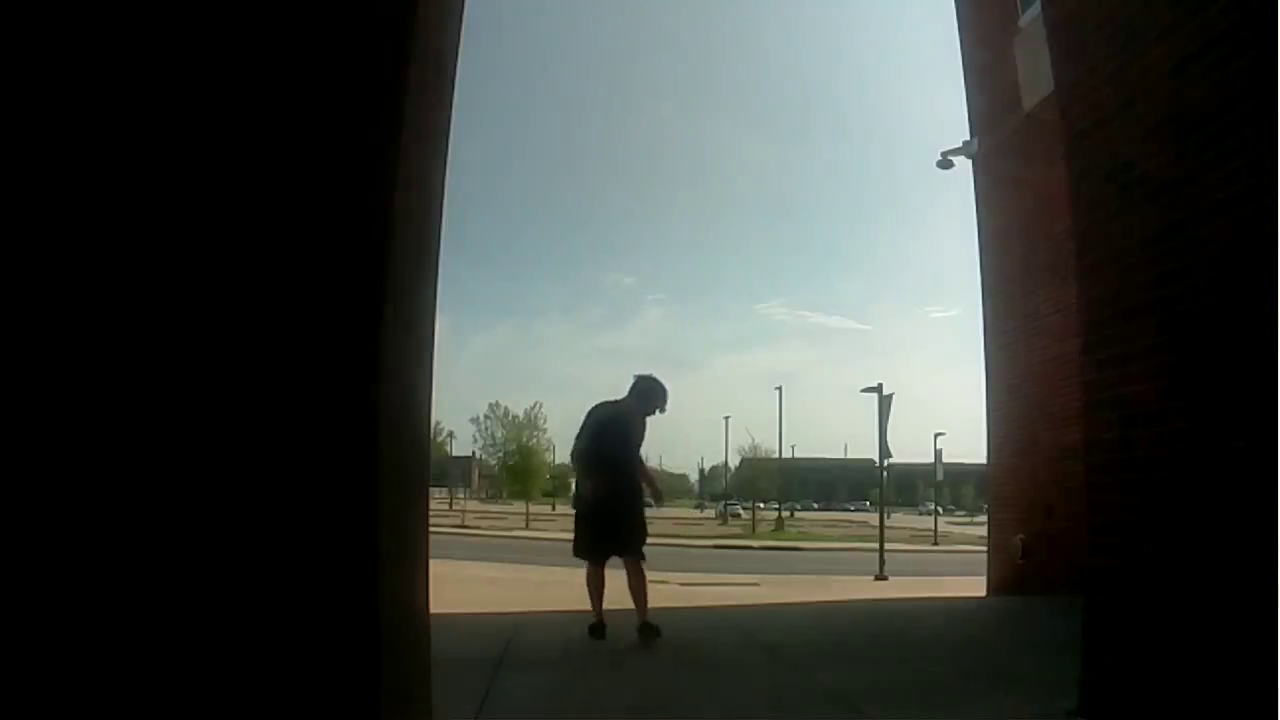
#> input picture frame 151 of Scene2Cam1_trimmed.mov, 1280 x 720 px, given in place of traffic.mp4, which was not available
$ python MotionDetection.py
#> lines starting #> are read from the running program, lines starting #| are printed output that depends on the picture; after the words box and inside, x2 and y2 are one past the last pixel; in counts of white or black regions, pixels touching at a corner belong together; pictures that were not available may be replaced by others from this repository, and a replacement may not be noted
### ObjectTracker.py

debug = True
testing = False
dist = 25

class DistTracker:

    def __init__(self):
        self.detection = []
        self.objects = []

    def update(self, detections):
        if self.detection == []:
            self.detection = detections
        for coords in detections:
            self.CheckObject(coords)
        self.mergeConnectedObjects()

    def mergeConnectedObjects(self):
        for object1 in self.objects:
            for object2 in self.objects:
                Same = False
                if object1 != object2:
                    Same = self.SameObjectDetection(object2.coordinates, object1)
                if Same:
                    self.objects.remove(object2)
        count = 1
        for object in self.objects:
            object.ID = count
            count+=1


    def CheckObject(self, coordinates):
        Found = False
        totalObjects = 0
        for known in self.objects:
            if testing == True:
                print(known.ID ,known.coordinates, coordinates)
            totalObjects+=1
            Found = Found | self.SameObjectDetection(coordinates,known)
        if Found == False:
            newobject = Objects(coordinates, totalObjects+1)
            self.objects.append(newobject)
            if testing == True:
                print("New")
                print(newobject.coordinates)


    def SameObjectDetection(self, new, old):
        if (abs(new[0] - old.coordinates[0]) < dist and abs(new[1] - old.coordinates[1]) < dist):
            if testing == True:
                print(old.coordinates, new)
            old.coordinates = new
            return True
        return False

class Objects:

    def __init__(self, coordinates, ID) -> None:
        self.coordinates = coordinates
        self.ID = ID

    def update(self, coordinates):
        self.coordinates = coordinates

if debug == True:
    tracker = DistTracker()
    detection = [[740, 315, 16, 17], [786, 310, 32, 29], [724, 308, 10, 14], [552, 266, 26, 26], [450, 247, 28, 49], [256, 244, 67, 22], [566, 235, 38, 19]]
    tracker.update(detection)
    for object in tracker.objects:
        print(object.ID, object.coordinates)
    testing = False
    print()
    detection = [[742, 317, 18, 15], [788, 311, 31, 29], [552, 266, 28, 26], [452, 247, 25, 49], [259, 244, 69, 20], [567, 234, 40, 20]]
    tracker.update(detection)
    for object in tracker.objects:
        print(object.ID, object.coordinates)


### MotionDetection.py
# Code for Motion Detection

import cv2

from ObjectTracker import *


Debug = False

# Create a VideoCapture object and read from input file
cap = cv2.VideoCapture('traffic.mp4')

objdetect = cv2.createBackgroundSubtractorMOG2( history=100, varThreshold=16, detectShadows=True)

tracker = DistTracker()
# Check if camera opened successfully
if (cap.isOpened()== False):
    print("Error opening video file")

# Read until video is completed
while(cap.isOpened()):

# Capture frame-by-frame
    ret, frame = cap.read()
#> frame is the input picture: shape (720, 1280, 3); mean B, G, R 59.2, 63.4, 59.3
    if ret == True:

        mask = objdetect.apply(frame)
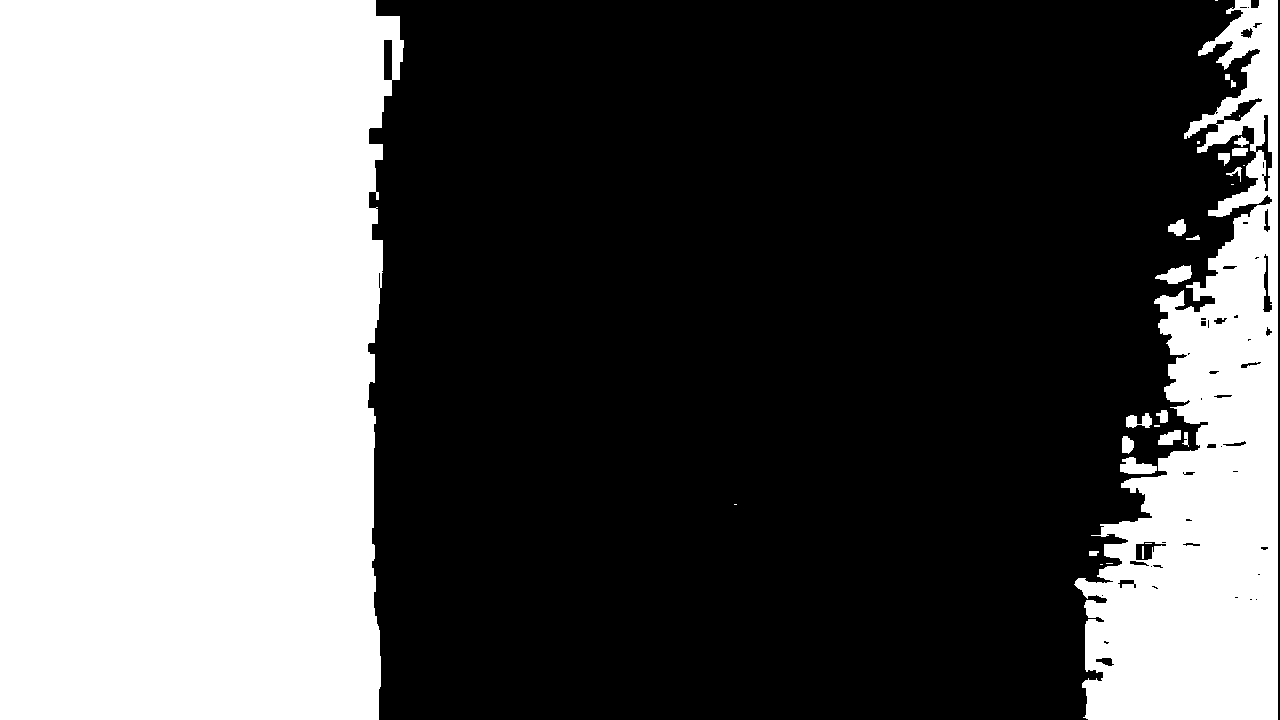
#> mask: shape (720, 1280); values 127 (black) and 255 (white), 37.9% white; 29 white regions (10 under 20 px), largest, box (x1, y1, x2, y2) and area: (0, 0, 404, 720) 272484, (1074, 0, 1278, 720) 74089, (1120, 457, 1157, 474) 418
        _, mask = cv2.threshold(mask, 254, 255, cv2.THRESH_BINARY)
#> mask: shape (720, 1280); 37.9% white; 29 white regions (10 under 20 px)
        contours, _ = cv2.findContours(mask, cv2.RETR_TREE, cv2.CHAIN_APPROX_SIMPLE)
#> contours = 82 contours, 39 with area under 20; largest, box (x1, y1, x2, y2) and area: (0, 0, 404, 720) 271644, (1074, 0, 1278, 720) 74718, (1255, 114, 1273, 192) 451, (383, 39, 393, 81) 367, (1120, 457, 1157, 474) 366
        detections = []
        for cnt in contours:
            area = cv2.contourArea(cnt)
            if area>25:

                #cv2.drawContours(frame, [cnt], -1, (0,255,0), 2)
                x, y, w, h = cv2.boundingRect(cnt)
                cv2.rectangle(frame, (x,y), (x+w, y+h), (0,255,0))

                detections.append([x, y, w, h])
#> this loop made 82 passes
#> (area, x, y, w, h) on passes 3, 5, 6, 7, 8, 10, 11, 12: (30.5, 1089, 551, 10, 5), (366.5, 1120, 457, 37, 17), (147, 1122, 436, 12, 18), (32, 1182, 432, 7, 15), (201.5, 1158, 430, 23, 15), (200.5, 1126, 413, 26, 15), (87, 1156, 410, 12, 13), (364, 1155, 265, 37, 19)
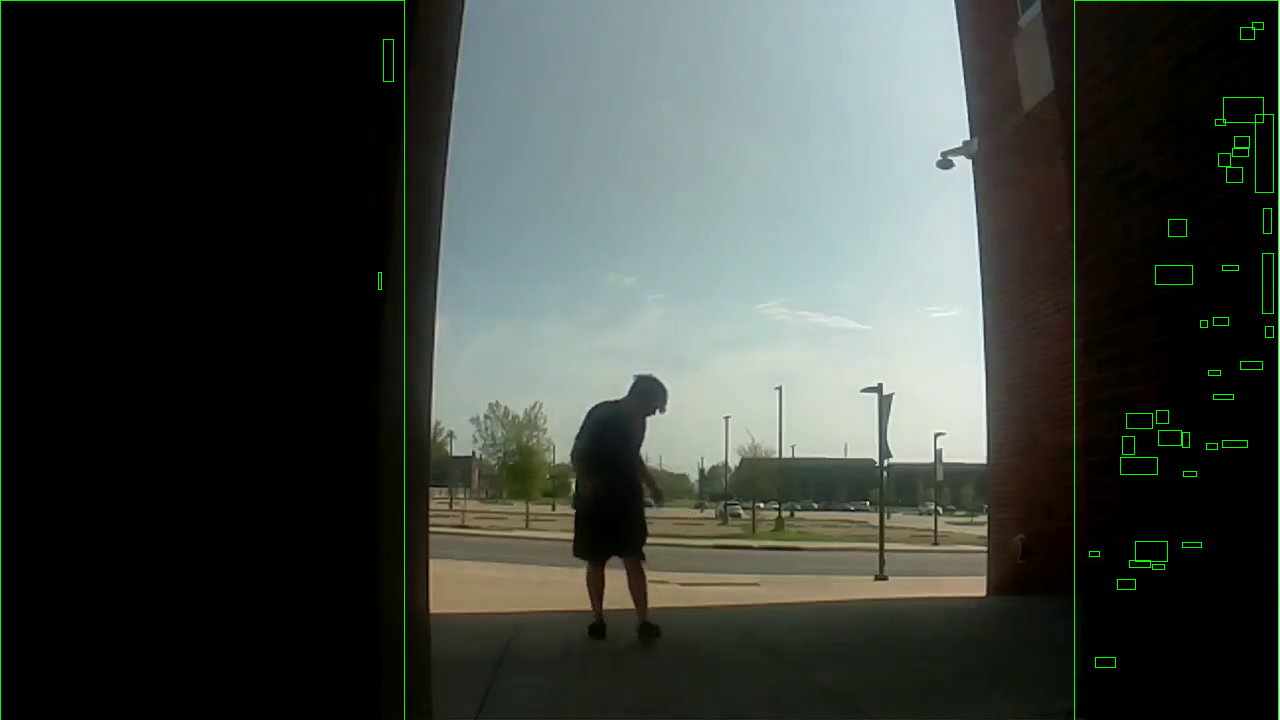
#> frame: shape (720, 1280, 3); 0.64% of pixels changed, all inside (x1, y1, x2, y2) = (0, 0, 1279, 720)
#> after the loop, detections = 40 items, first 6: [1089, 551, 10, 5], [1120, 457, 37, 17], [1122, 436, 12, 18], [1182, 432, 7, 15], [1158, 430, 23, 15], [1126, 413, 26, 15]

    # Display the resulting frame
        tracker.update(detections)
        for box in tracker.objects:
            print(box.ID, box.coordinates)
            x = box.coordinates[0]
            y = box.coordinates[1]
            w = box.coordinates[2]
            h = box.coordinates[3]
            cv2.putText(frame, str(box.ID), (x,y-15),cv2.FONT_HERSHEY_PLAIN, 1, (255,0,0), 2)
            cv2.rectangle(frame, (x,y), (x+w, y+h), (0,255,0), 3)
#> this loop made 24 passes
#> (x, y, w, h) on passes 1 to 8: (1089, 551, 10, 5), (1126, 413, 26, 15), (1156, 410, 12, 13), (1155, 265, 37, 19), (1168, 219, 18, 17), (1223, 97, 40, 25), (1074, 0, 204, 720), (1095, 657, 20, 10)
#> (printed output is left out)
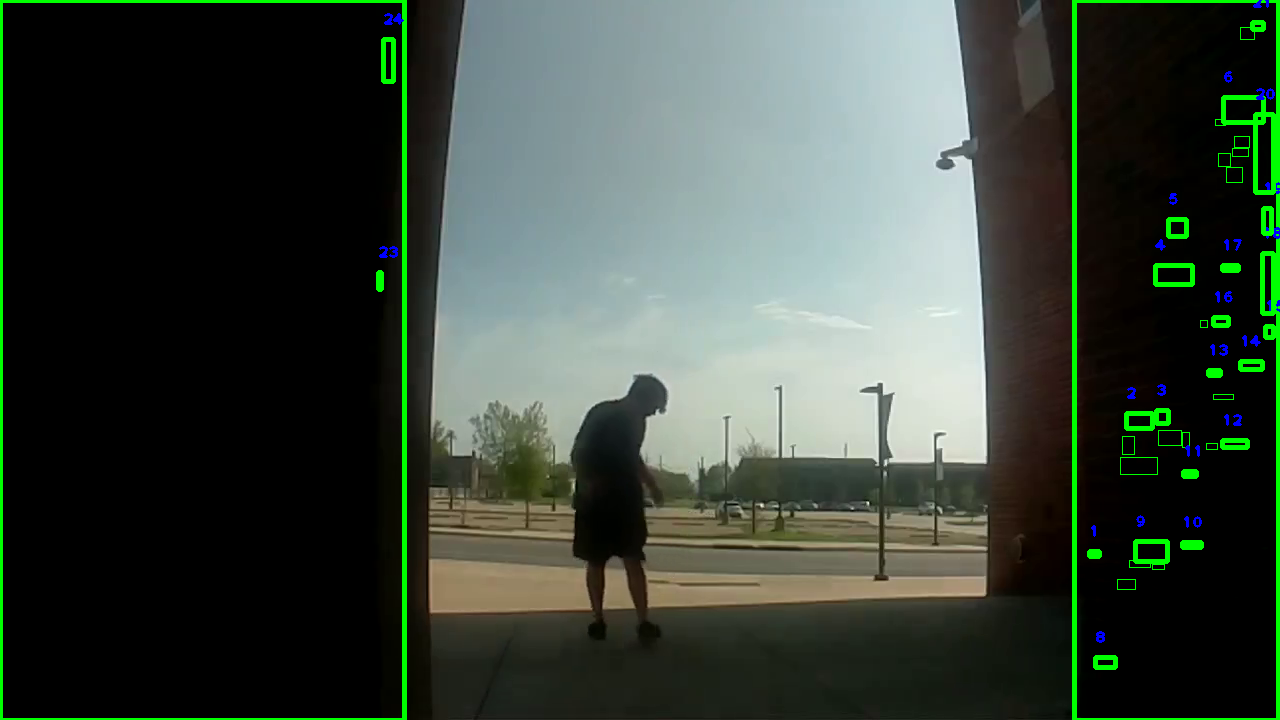
#> frame: shape (720, 1280, 3); 2.11% of pixels changed, all inside (x1, y1, x2, y2) = (1, 0, 1280, 720)

        cv2.imshow('Frame', frame)


    # Press Q on keyboard to exit
        if cv2.waitKey(25) & 0xFF == ord('q'):
#> (key q is pressed here)
            break

# Break the loop
    else:
        break

# When everything done, release
# the video capture object
cap.release()

# Closes all the frames
cv2.destroyAllWindows()

$ run again, starting later in the video
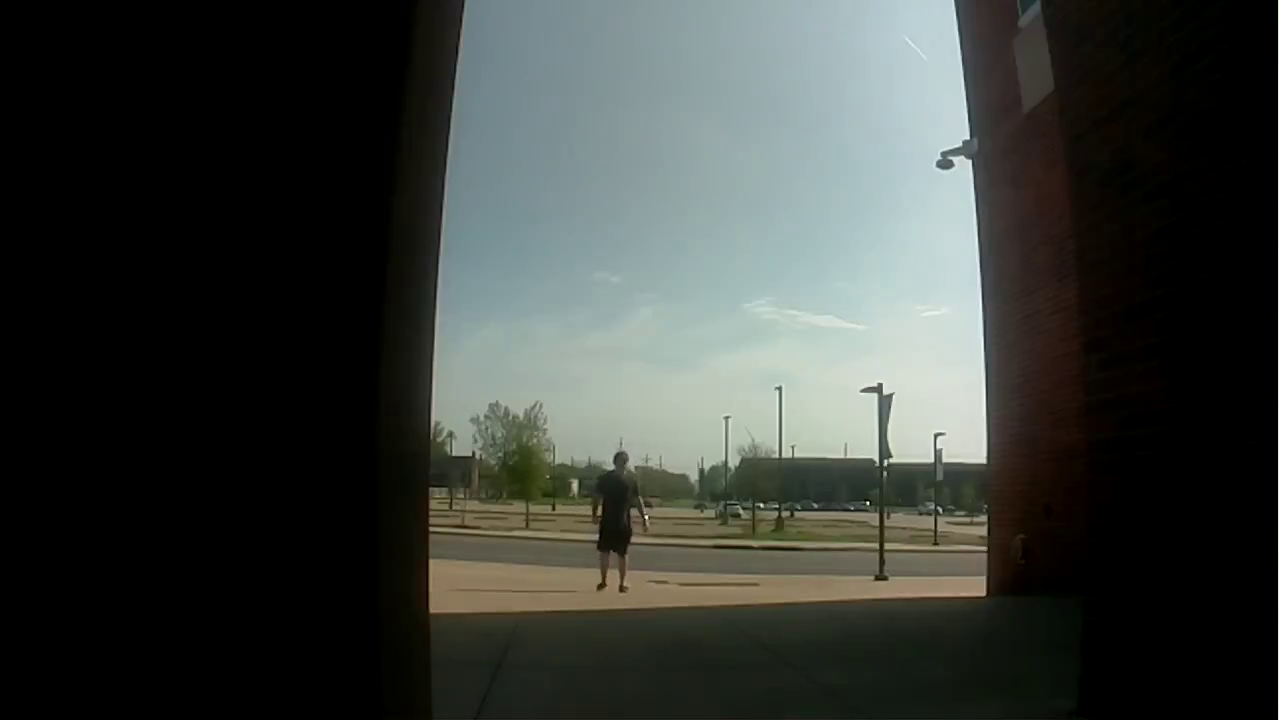
#> input picture frame 680 of Scene2Cam1_trimmed.mov, 1280 x 720 px, given in place of traffic.mp4, which was not available
#> frame is the input picture: shape (720, 1280, 3); mean B, G, R 57.4, 61.5, 57.4
#> `mask = objdetect.apply(frame)`:
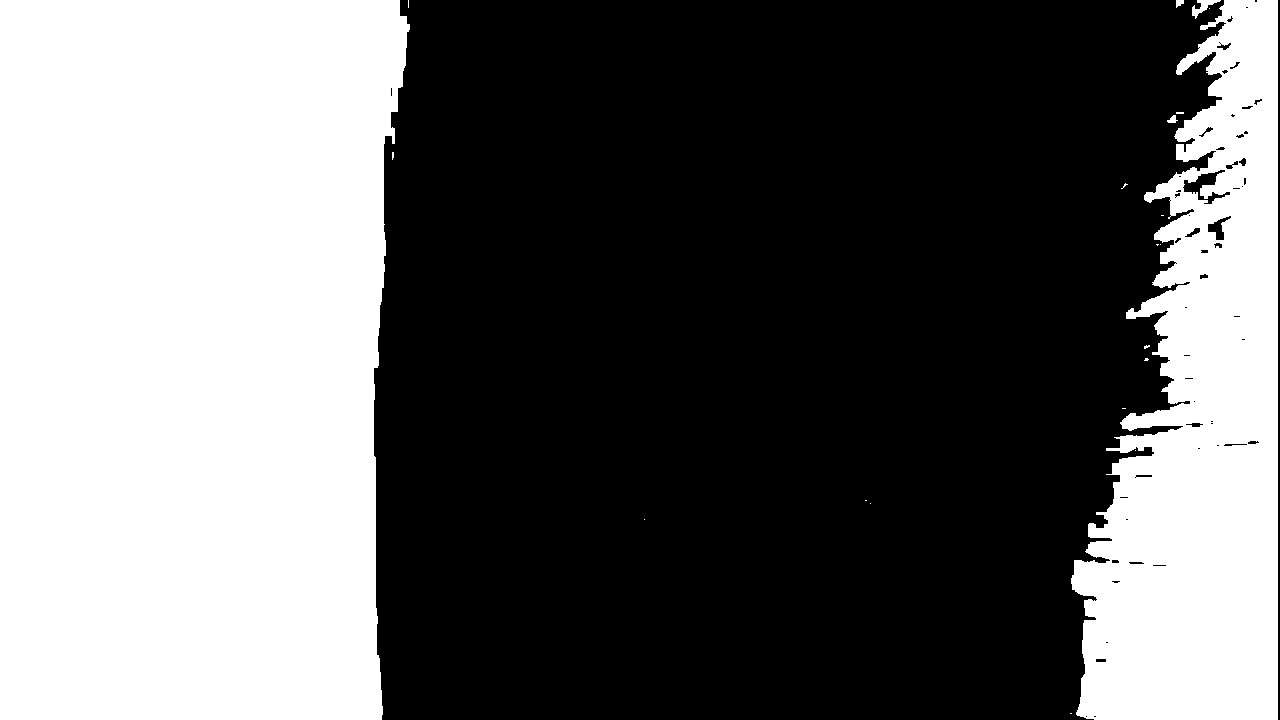
#> mask: shape (720, 1280); values 127 (black) and 255 (white), 40.3% white; 21 white regions (16 under 20 px), largest, box (x1, y1, x2, y2) and area: (0, 0, 410, 720) 275998, (1071, 0, 1278, 720) 95152, (1192, 0, 1221, 19) 203, (1167, 115, 1178, 123) 52, (1176, 0, 1184, 8) 45
#> contours = 82 contours, 48 with area under 20; largest, box (x1, y1, x2, y2) and area: (0, 0, 410, 720) 274870, (1071, 0, 1278, 720) 95238, (1182, 169, 1231, 205) 642, (1207, 215, 1232, 241) 269, (1192, 0, 1221, 19) 158
#> the loop `for cnt in contours:` made 82 passes
#> (area, x, y, w, h) on passes 14, 17, 20, 23, 24, 25, 29, 32: (37.5, 1167, 115, 11, 8), (95237.5, 1071, 0, 207, 720), (42, 1095, 658, 12, 5), (26, 1152, 564, 15, 3), (42, 1128, 561, 17, 4), (28.5, 1111, 559, 9, 5), (49, 1135, 474, 18, 4), (53, 1223, 443, 25, 4)
#> after the loop `for cnt in contours:`: detections = 28 items, first 6: [1167, 115, 11, 8], [1071, 0, 207, 720], [1095, 658, 12, 5], [1152, 564, 15, 3], [1128, 561, 17, 4], [1111, 559, 9, 5]
#> the loop `for box in tracker.objects:` made 16 passes
#> (x, y, w, h) on passes 1 to 8: (1167, 115, 11, 8), (1071, 0, 207, 720), (1095, 658, 12, 5), (1111, 559, 9, 5), (1135, 474, 18, 4), (1247, 440, 13, 5), (1185, 422, 19, 6), (1213, 242, 10, 7)
#> (printed output is left out)
#> after the loop `for box in tracker.objects:`:
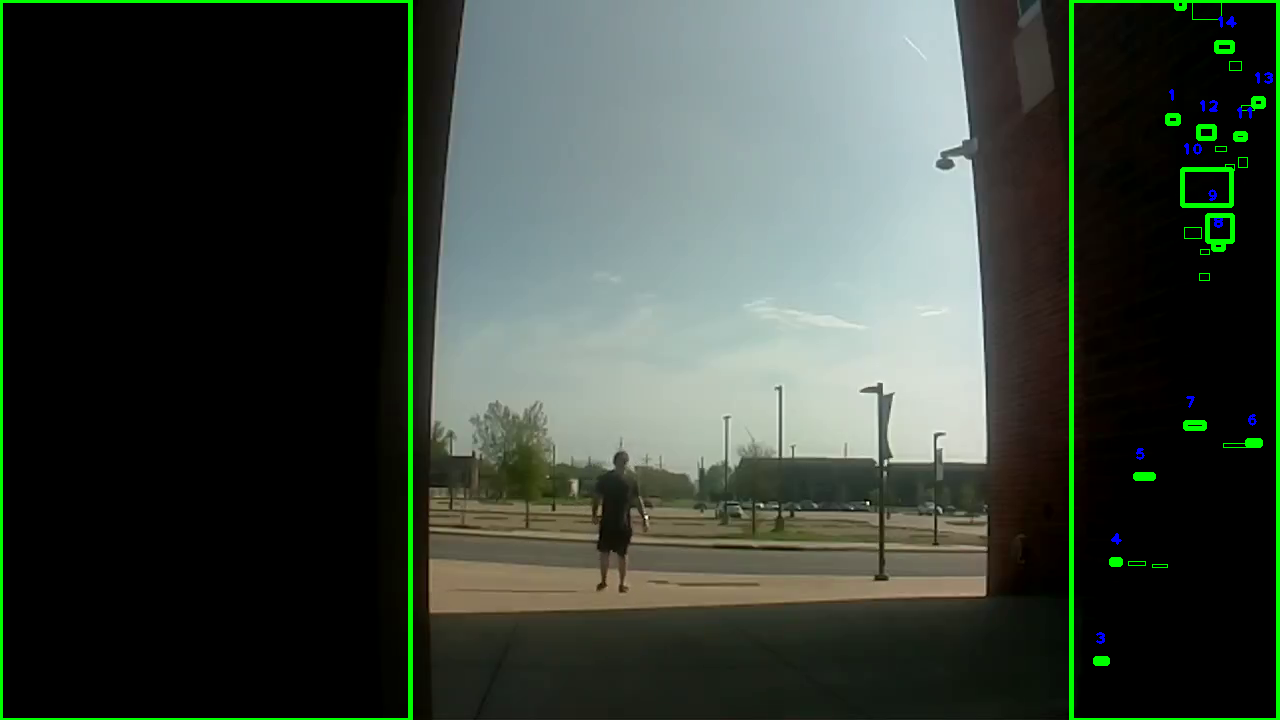
#> frame: shape (720, 1280, 3); mean B, G, R 57.3, 66.3, 56.9
